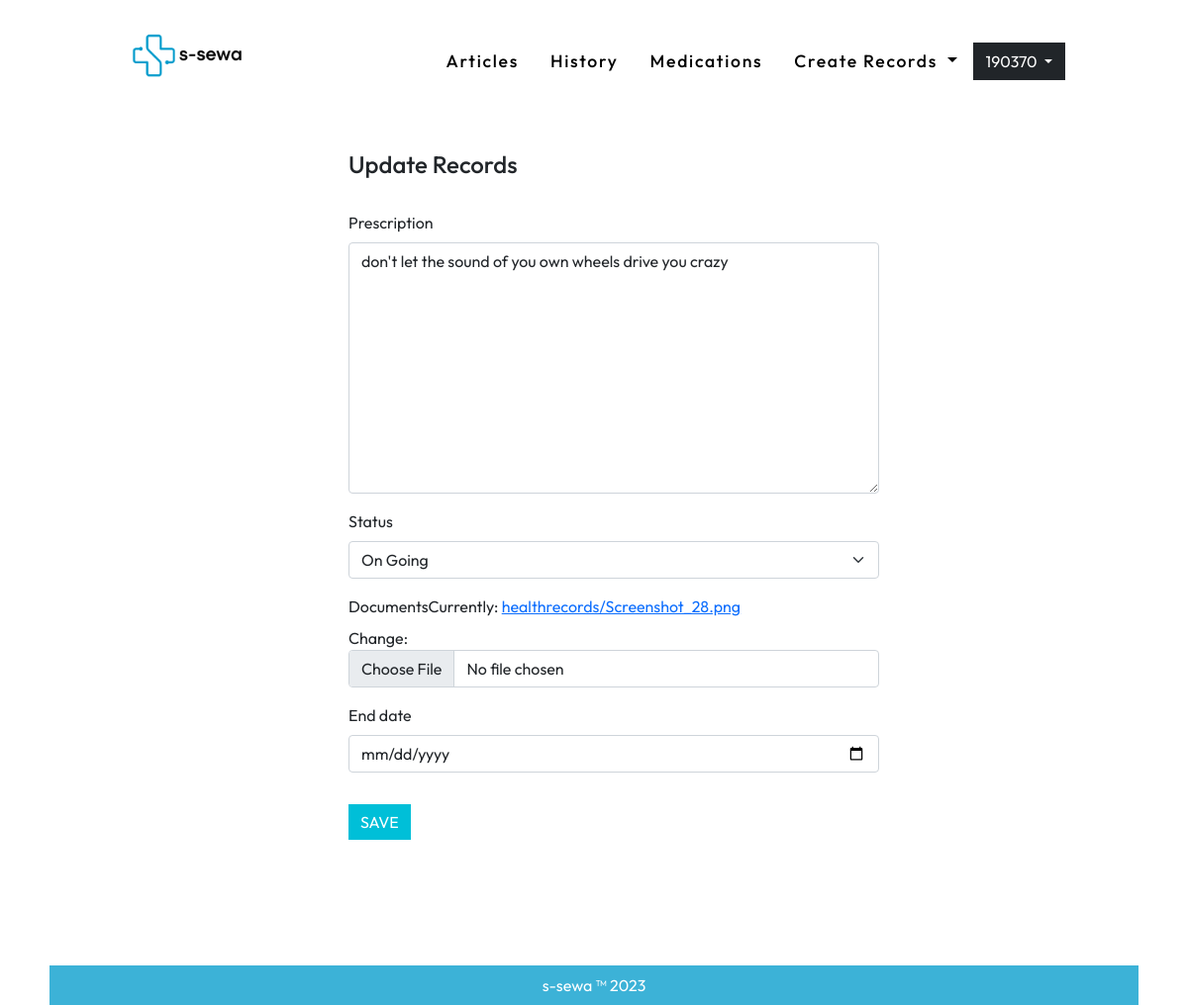
The app's page /records/3/update-record (signed in), older data.
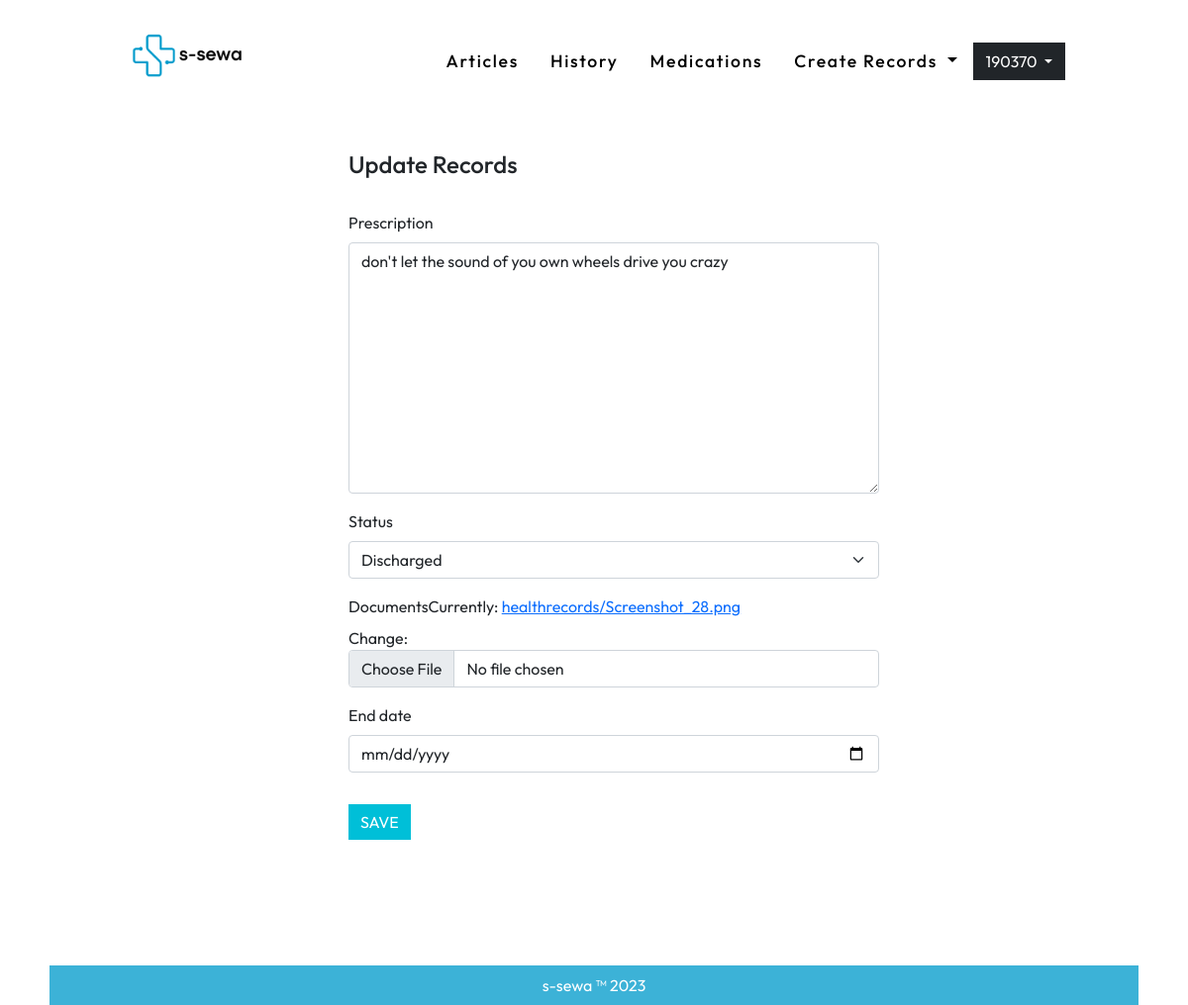
The same page, newer data.
### records/models.py (models this page shows, shortened)
class HealthRecord(models.Model):
    STATUS = (
    ('ongoing', 'On Going'),
    ('discharged', 'Discharged'),
    )
    start_date = models.DateTimeField(auto_now_add=True)
    end_date = models.DateTimeField(null=True, blank=True)
    documents = models.FileField(null=True, upload_to='healthrecords/')
    prescription = models.TextField(null=True)
    status = models.CharField(max_length=50, choices=STATUS )
    user = models.ForeignKey(User, on_delete=models.CASCADE)
    created_by = models.ForeignKey(User, on_delete=models.CASCADE, related_name='medical')

### records/views.py (the view)
# urls.py: path('<pk>/update-record', UpdateRecordView.as_view(), name='update' ),
class UpdateRecordView(LoginRequiredMixin,UserPassesTestMixin,UpdateView):
    model = HealthRecord
    form_class = RecordForm
    template_name='records/updaterecords.html'
    success_url='/records/list'
    def test_func(self):
        return self.request.user == self.get_object().created_by

### records/forms.py
class RecordForm(forms.ModelForm):
    class Meta:
        model = HealthRecord
        fields = ['prescription','status','documents','end_date']
        widgets = {
            'end_date':forms.DateInput(attrs={'type': 'date'})
        }

### user_auth/models.py (called while the page is built)
    @property
    def username(self):
        return self.email.split('@')[0]

### templates/records/updaterecords.html (shortened to what this page needs)
{% extends '../base.html' %}
{% load static %}
{% load django_bootstrap5 %}
{%block bodyblock%}
<div class="container-fluid px-0 mx-0 homediv">
 <div class="container col-lg-6 py-2 my-1">
    <dir>
        <h4>Update Records</h4><br>
        <form method="post" enctype="multipart/form-data">
            {% bootstrap_form form layout='floating'  %}
            <button type="submit" class="btn btn-primary my-3">SAVE</button>
        </form>
    </dir>
 </div>
</div>
{%endblock%}

Row changes from the older to the newer data that the page shows:
changed HealthRecord "don't let the sound of you own wheels drive you crazy": status "On Going" → "Discharged"
